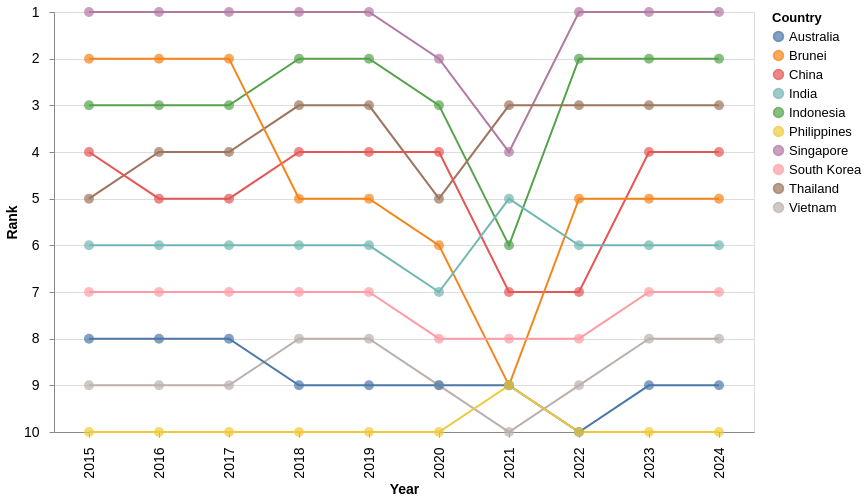

Describe this chart as a Vega-Lite specification.
### Vega-Lite specification from a JSON file in a GitHub repository (floating-point values rounded to 4 significant figures)
{"$schema": "https://vega.github.io/schema/vega-lite/v5.json", "width": 700, "height": 420, "data": {"values": [{"Country": "Singapore", "year": 2024, "Visitors": 4276007, "rank": 1}, {"Country": "Singapore", "year": 2023, "Visitors": 8308230, "rank": 1}, {"Country": "Singapore", "year": 2022, "Visitors": 5222991, "rank": 1}, {"Country": "Singapore", "year": 2021, "Visitors": 16308, "rank": 4}, {"Country": "Singapore", "year": 2020, "Visitors": 1545255, "rank": 2}, {"Country": "Singapore", "year": 2019, "Visitors": 10163882, "rank": 1}, {"Country": "Singapore", "year": 2018, "Visitors": 10615986, "rank": 1}, {"Country": "Singapore", "year": 2017, "Visitors": 12441713, "rank": 1}, {"Country": "Singapore", "year": 2016, "Visitors": 13272961, "rank": 1}, {"Country": "Singapore", "year": 2015, "Visitors": 12930754, "rank": 1}, {"Country": "Indonesia", "year": 2024, "Visitors": 1786630, "rank": 2}, {"Country": "Indonesia", "year": 2023, "Visitors": 3108165, "rank": 2}, {"Country": "Indonesia", "year": 2022, "Visitors": 1481739, "rank": 2}, {"Country": "Indonesia", "year": 2021, "Visitors": 11025, "rank": 6}, {"Country": "Indonesia", "year": 2020, "Visitors": 711723, "rank": 3}, {"Country": "Indonesia", "year": 2019, "Visitors": 3623277, "rank": 2}, {"Country": "Indonesia", "year": 2018, "Visitors": 3277689, "rank": 2}, {"Country": "Indonesia", "year": 2017, "Visitors": 2796570, "rank": 3}, {"Country": "Indonesia", "year": 2016, "Visitors": 3049964, "rank": 3}, {"Country": "Indonesia", "year": 2015, "Visitors": 2788033, "rank": 3}, {"Country": "Thailand", "year": 2024, "Visitors": 813783, "rank": 3}, {"Country": "Thailand", "year": 2023, "Visitors": 1551282, "rank": 3}, {"Country": "Thailand", "year": 2022, "Visitors": 715528, "rank": 3}, {"Country": "Thailand", "year": 2021, "Visitors": 59607, "rank": 3}, {"Country": "Thailand", "year": 2020, "Visitors": 394413, "rank": 5}, {"Country": "Thailand", "year": 2019, "Visitors": 1884306, "rank": 3}, {"Country": "Thailand", "year": 2018, "Visitors": 1914692, "rank": 3}, {"Country": "Thailand", "year": 2017, "Visitors": 1836522, "rank": 4}, {"Country": "Thailand", "year": 2016, "Visitors": 1780800, "rank": 4}, {"Country": "Thailand", "year": 2015, "Visitors": 1343569, "rank": 5}, {"Country": "China", "year": 2024, "Visitors": 1449711, "rank": 4}, {"Country": "China", "year": 2023, "Visitors": 1474114, "rank": 4}, {"Country": "China", "year": 2022, "Visitors": 211363, "rank": 7}, {"Country": "China", "year": 2021, "Visitors": 7701, "rank": 7}, {"Country": "China", "year": 2020, "Visitors": 405149, "rank": 4}, {"Country": "China", "year": 2019, "Visitors": 3114257, "rank": 4}, {"Country": "China", "year": 2018, "Visitors": 2944133, "rank": 4}, {"Country": "China", "year": 2017, "Visitors": 2281666, "rank": 5}, {"Country": "China", "year": 2016, "Visitors": 2124942, "rank": 5}, {"Country": "China", "year": 2015, "Visitors": 1677163, "rank": 4}, {"Country": "Brunei", "year": 2024, "Visitors": 565999, "rank": 5}, {"Country": "Brunei", "year": 2023, "Visitors": 811833, "rank": 5}, {"Country": "Brunei", "year": 2022, "Visitors": 301757, "rank": 5}, {"Country": "Brunei", "year": 2021, "Visitors": 773, "rank": 9}, {"Country": "Brunei", "year": 2020, "Visitors": 136020, "rank": 6}, {"Country": "Brunei", "year": 2019, "Visitors": 1216123, "rank": 5}, {"Country": "Brunei", "year": 2018, "Visitors": 1382031, "rank": 5}, {"Country": "Brunei", "year": 2017, "Visitors": 1660506, "rank": 2}, {"Country": "Brunei", "year": 2016, "Visitors": 1391016, "rank": 2}, {"Country": "Brunei", "year": 2015, "Visitors": 1133555, "rank": 2}, {"Country": "India", "year": 2024, "Visitors": 537493, "rank": 6}, {"Country": "India", "year": 2023, "Visitors": 671846, "rank": 6}, {"Country": "India", "year": 2022, "Visitors": 324548, "rank": 6}, {"Country": "India", "year": 2021, "Visitors": 3916, "rank": 5}, {"Country": "India", "year": 2020, "Visitors": 155883, "rank": 7}, {"Country": "India", "year": 2019, "Visitors": 735309, "rank": 6}, {"Country": "India", "year": 2018, "Visitors": 600311, "rank": 6}, {"Country": "India", "year": 2017, "Visitors": 552739, "rank": 6}, {"Country": "India", "year": 2016, "Visitors": 638578, "rank": 6}, {"Country": "India", "year": 2015, "Visitors": 722141, "rank": 6}, {"Country": "South Korea", "year": 2024, "Visitors": 232711, "rank": 7}, {"Country": "South Korea", "year": 2023, "Visitors": 400853, "rank": 7}, {"Country": "South Korea", "year": 2022, "Visitors": 146384, "rank": 8}, {"Country": "South Korea", "year": 2021, "Visitors": 3028, "rank": 8}, {"Country": "South Korea", "year": 2020, "Visitors": 119750, "rank": 8}, {"Country": "South Korea", "year": 2019, "Visitors": 673065, "rank": 7}, {"Country": "South Korea", "year": 2018, "Visitors": 616783, "rank": 7}, {"Country": "South Korea", "year": 2017, "Visitors": 484528, "rank": 7}, {"Country": "South Korea", "year": 2016, "Visitors": 444439, "rank": 7}, {"Country": "South Korea", "year": 2015, "Visitors": 421161, "rank": 7}, {"Country": "Vietnam", "year": 2024, "Visitors": 137344, "rank": 8}, {"Country": "Vietnam", "year": 2023, "Visitors": 286083, "rank": 8}, {"Country": "Vietnam", "year": 2022, "Visitors": 123931, "rank": 9}, {"Country": "Vietnam", "year": 2021, "Visitors": 14136, "rank": 10}, {"Country": "Vietnam", "year": 2020, "Visitors": 71622, "rank": 9}, {"Country": "Vietnam", "year": 2019, "Visitors": 892716, "rank": 8}, {"Country": "Vietnam", "year": 2018, "Visitors": 786327, "rank": 8}, {"Country": "Vietnam", "year": 2017, "Visitors": 638135, "rank": 9}, {"Country": "Vietnam", "year": 2016, "Visitors": 703737, "rank": 9}, {"Country": "Vietnam", "year": 2015, "Visitors": 646891, "rank": 9}, {"Country": "Australia", "year": 2024, "Visitors": 159318, "rank": 9}, {"Country": "Australia", "year": 2023, "Visitors": 276477, "rank": 9}, {"Country": "Australia", "year": 2022, "Visitors": 118598, "rank": 10}, {"Country": "Australia", "year": 2021, "Visitors": 33451, "rank": 9}, {"Country": "Australia", "year": 2020, "Visitors": 195146, "rank": 9}, {"Country": "Australia", "year": 2019, "Visitors": 1282782, "rank": 9}, {"Country": "Australia", "year": 2018, "Visitors": 1034871, "rank": 9}, {"Country": "Australia", "year": 2017, "Visitors": 899202, "rank": 8}, {"Country": "Australia", "year": 2016, "Visitors": 737115, "rank": 8}, {"Country": "Australia", "year": 2015, "Visitors": 714047, "rank": 8}, {"Country": "Philippines", "year": 2024, "Visitors": 60100, "rank": 10}, {"Country": "Philippines", "year": 2023, "Visitors": 137781, "rank": 10}, {"Country": "Philippines", "year": 2022, "Visitors": 86462, "rank": 10}, {"Country": "Philippines", "year": 2021, "Visitors": 10229, "rank": 9}, {"Country": "Philippines", "year": 2020, "Visitors": 53889, "rank": 10}, {"Country": "Philippines", "year": 2019, "Visitors": 1114257, "rank": 10}, {"Country": "Philippines", "year": 2018, "Visitors": 1167375, "rank": 10}, {"Country": "Philippines", "year": 2017, "Visitors": 1066461, "rank": 10}, {"Country": "Philippines", "year": 2016, "Visitors": 1029488, "rank": 10}, {"Country": "Philippines", "year": 2015, "Visitors": 957408, "rank": 10}]}, "layer": [{"mark": "line", "encoding": {"x": {"field": "year", "type": "ordinal", "title": "Year"}, "y": {"field": "rank", "type": "quantitative", "title": "Rank", "scale": {"domain": [1, 9], "reverse": true}}, "color": {"field": "Country", "type": "nominal", "title": "Country"}}}, {"mark": {"type": "point", "filled": true, "size": 100}, "encoding": {"x": {"field": "year", "type": "ordinal", "title": "Year"}, "y": {"field": "rank", "type": "quantitative", "title": "Rank", "scale": {"domain": [1, 10], "reverse": true}}, "color": {"field": "Country", "type": "nominal", "title": "Country"}, "tooltip": [{"field": "Country", "type": "nominal", "title": "Country"}, {"field": "year", "type": "ordinal", "title": "Year"}, {"field": "Visitors", "type": "quantitative", "title": "Number of Visitors", "format": ",d"}, {"field": "rank", "type": "quantitative", "title": "Rank"}]}}], "config": {"legend": {"titleFontSize": 13, "labelPadding": 10, "labelFontSize": 13}, "axis": {"titleFontSize": 14, "labelPadding": 10, "labelFontSize": 14}}}
